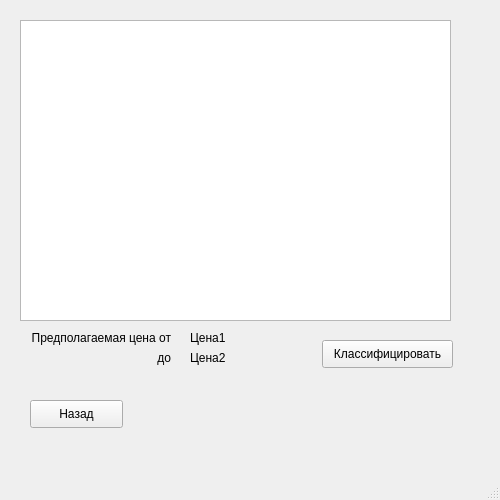
<?xml version="1.0" encoding="UTF-8"?>
<ui version="4.0">
 <class>MainWindow</class>
 <widget class="QMainWindow" name="MainWindow">
  <property name="geometry">
   <rect>
    <x>0</x>
    <y>0</y>
    <width>500</width>
    <height>500</height>
   </rect>
  </property>
  <property name="windowTitle">
   <string>Классификатор</string>
  </property>
  <widget class="QWidget" name="centralwidget">
   <widget class="QTableWidget" name="tableWidget">
    <property name="geometry">
     <rect>
      <x>20</x>
      <y>20</y>
      <width>431</width>
      <height>301</height>
     </rect>
    </property>
   </widget>
   <widget class="QLabel" name="label">
    <property name="geometry">
     <rect>
      <x>20</x>
      <y>330</y>
      <width>151</width>
      <height>16</height>
     </rect>
    </property>
    <property name="text">
     <string>Предполагаемая цена от</string>
    </property>
    <property name="alignment">
     <set>Qt::AlignRight|Qt::AlignTrailing|Qt::AlignVCenter</set>
    </property>
   </widget>
   <widget class="QLabel" name="label_2">
    <property name="geometry">
     <rect>
      <x>20</x>
      <y>350</y>
      <width>151</width>
      <height>16</height>
     </rect>
    </property>
    <property name="text">
     <string>до</string>
    </property>
    <property name="alignment">
     <set>Qt::AlignRight|Qt::AlignTrailing|Qt::AlignVCenter</set>
    </property>
   </widget>
   <widget class="QLabel" name="label_3">
    <property name="geometry">
     <rect>
      <x>190</x>
      <y>330</y>
      <width>55</width>
      <height>16</height>
     </rect>
    </property>
    <property name="text">
     <string>Цена1</string>
    </property>
   </widget>
   <widget class="QLabel" name="label_4">
    <property name="geometry">
     <rect>
      <x>190</x>
      <y>350</y>
      <width>55</width>
      <height>16</height>
     </rect>
    </property>
    <property name="text">
     <string>Цена2</string>
    </property>
   </widget>
   <widget class="QPushButton" name="pushButton">
    <property name="geometry">
     <rect>
      <x>322</x>
      <y>340</y>
      <width>131</width>
      <height>28</height>
     </rect>
    </property>
    <property name="text">
     <string>Классифицировать</string>
    </property>
   </widget>
   <widget class="QPushButton" name="pushButton_2">
    <property name="geometry">
     <rect>
      <x>30</x>
      <y>400</y>
      <width>93</width>
      <height>28</height>
     </rect>
    </property>
    <property name="text">
     <string>Назад</string>
    </property>
   </widget>
  </widget>
  <widget class="QMenuBar" name="menubar">
   <property name="geometry">
    <rect>
     <x>0</x>
     <y>0</y>
     <width>500</width>
     <height>26</height>
    </rect>
   </property>
  </widget>
  <widget class="QStatusBar" name="statusbar"/>
 </widget>
 <resources/>
 <connections/>
</ui>
